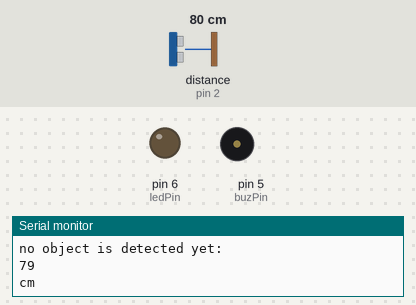
Bench run of a sketch on a simulated Arduino Uno, built with avr-gcc and run on an emulated ATmega328P. Shown: output pins drawn as LEDs (lit = HIGH), buzzer (waves = sounding, pin HIGH), the last lines printed to the serial monitor. Wiring (inferred from the names in the program): ultrasonic range finder: trigger pin 3; echo pin 2. The inputs (shaded band) are chosen by the test bench; at power-on: distance to the obstacle (sensor on pin 2) 80 cm. The echo pulse lasts 58.3 µs per cm; pins used as bus, display or sensor lines are not drawn.

Above: at 1.3 s.
1.4 s: distance to the obstacle (sensor on pin 2) set to 55 cm
2.9 s: distance to the obstacle (sensor on pin 2) set to 49 cm
At 3.3 s:
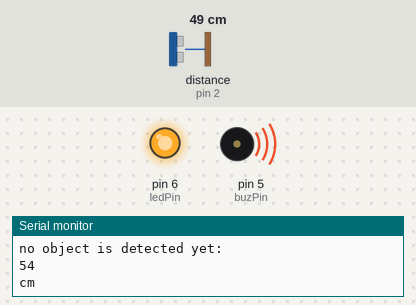
4.5 s: distance to the obstacle (sensor on pin 2) set to 2 cm
At 5.7 s:
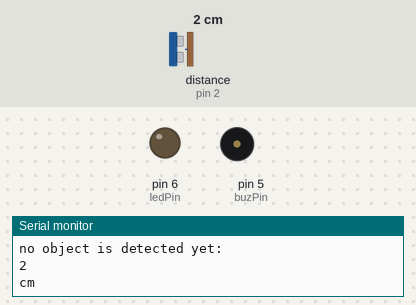
6.0 s: distance to the obstacle (sensor on pin 2) set to 4 cm
At 7.2 s:
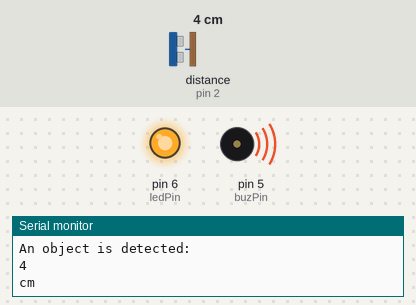
Timing chart, 0 to 8.5 s (numbered marks = the images above; inputs shaded):
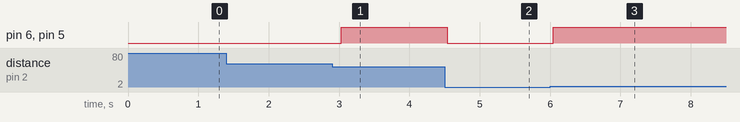

Measured:
- the behaviour switches between 52 and 51 cm on distance to the obstacle (sensor on pin 2) (found by bisection; images 0 and 1)
- after the input at 2.9 s, pin 6 (ledPin), pin 5 (buzPin): LOW → HIGH after 0.13 s
- after the input at 4.5 s, pin 6 (ledPin), pin 5 (buzPin): HIGH → LOW at once
- after the input at 6.0 s, pin 6 (ledPin), pin 5 (buzPin): LOW → HIGH at once

The sketch:

securityAlarm.ino
```cpp
int ledPin = 6;
int buzPin = 5;
const int trigPin = 3;
const int echoPin = 2;
int maxDistance = 50;

void setup() {
  Serial.begin(9600);
  pinMode(ledPin,OUTPUT);
  pinMode(buzPin,OUTPUT);
  pinMode(trigPin,OUTPUT);
  pinMode(echoPin,INPUT);
}

void loop() {
  digitalWrite(trigPin,HIGH);
  delayMicroseconds(2);

  digitalWrite(trigPin,HIGH);
  delayMicroseconds(10);
  digitalWrite(trigPin,LOW);

  long duration = pulseIn(echoPin,HIGH);
  int distance = duration * 0.0343/2;

  if (distance <= maxDistance && distance > 2  ) {
    activateAlert();
    Serial.println("An object is detected:");
  } else {
     deactivateAlert();
     Serial.println("no object is detected yet:");
  }

  Serial.println(distance);
  Serial.println("cm");
}

void activateAlert() {
  digitalWrite(ledPin,HIGH);
  digitalWrite(buzPin,HIGH);
  delay(500);
}
void deactivateAlert() {
  digitalWrite(ledPin,LOW);
  digitalWrite(buzPin,LOW);
  delay(500);
}
```
